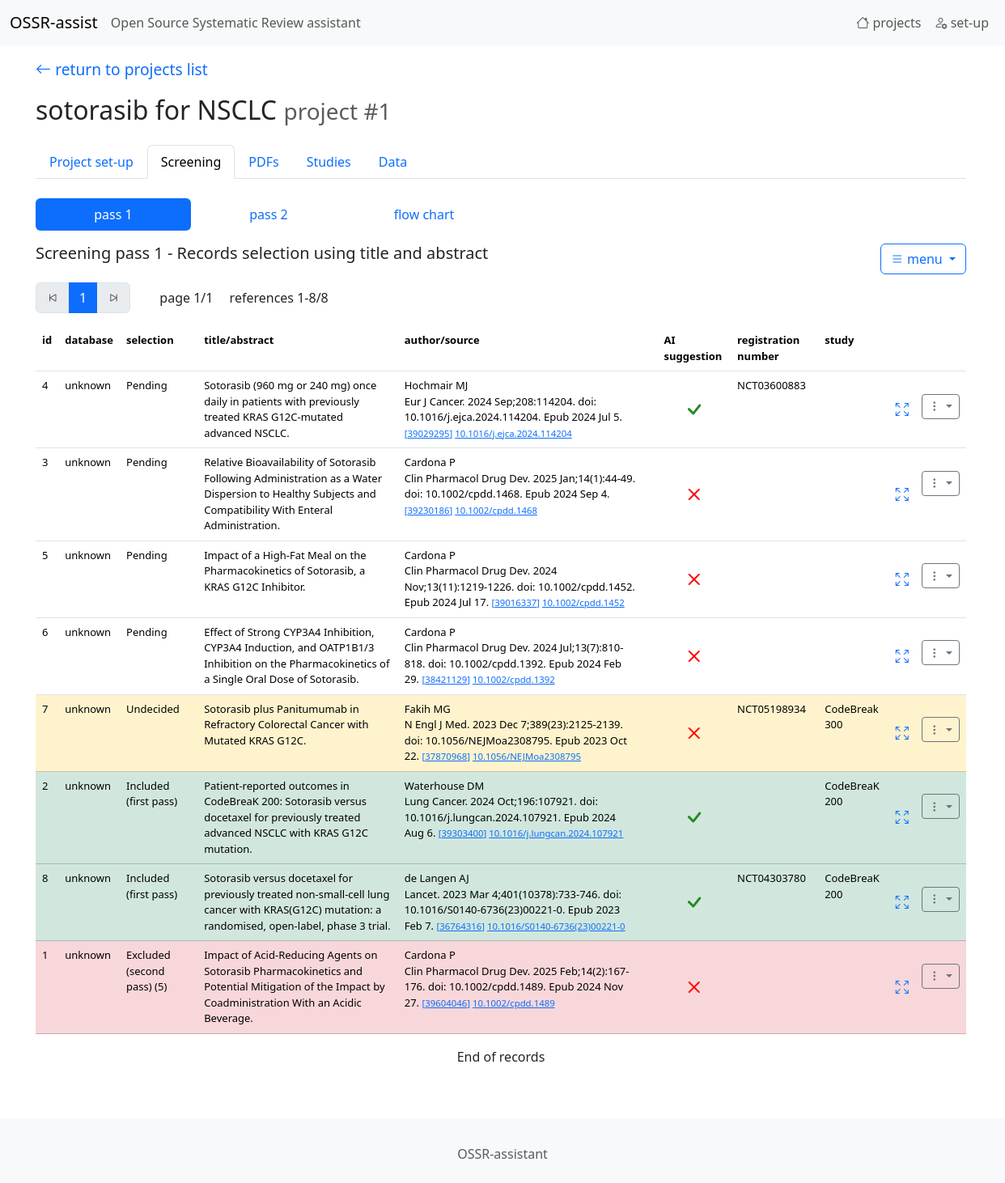
The app's page /records/list/1/, older data.
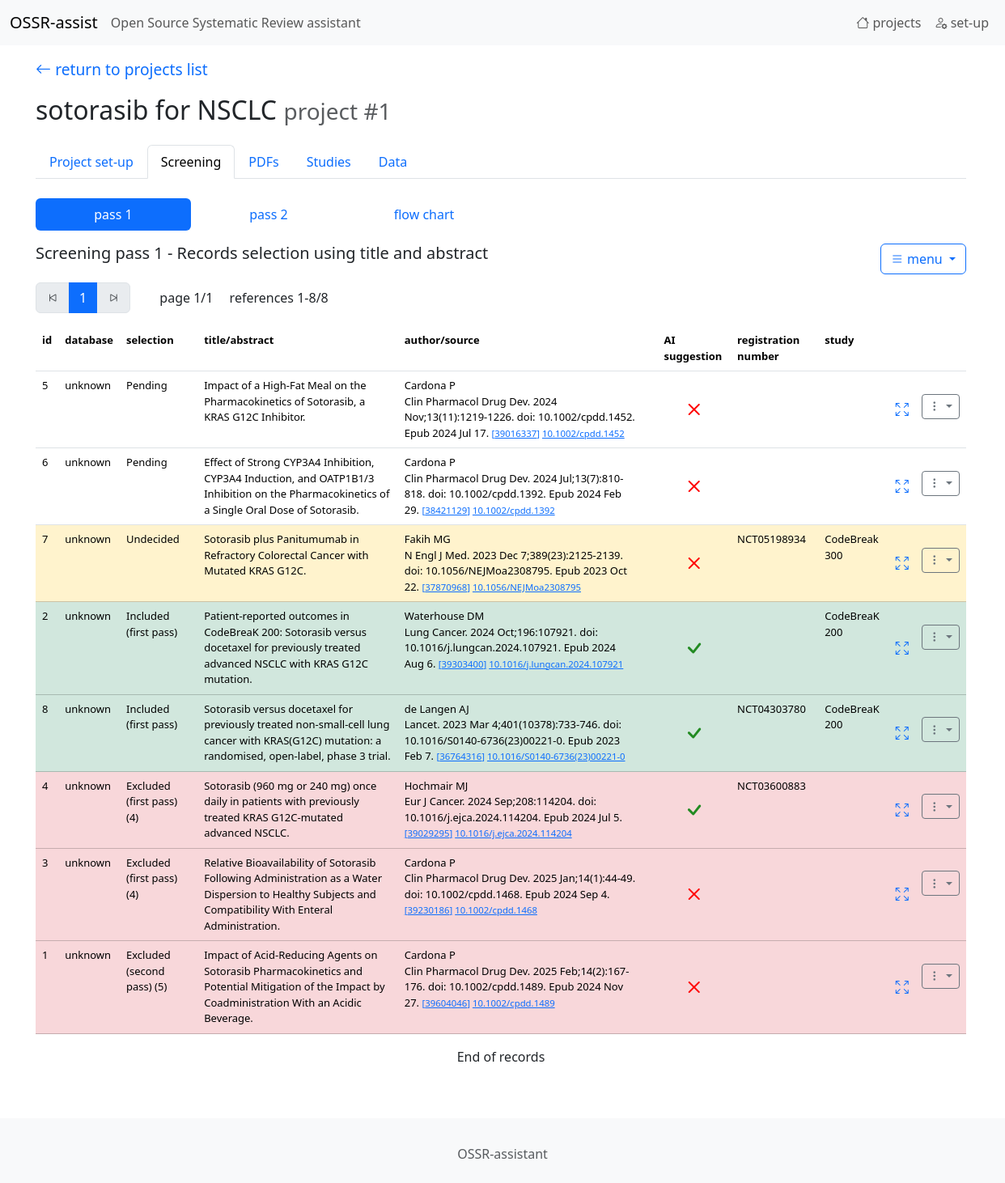
The same page, newer data.
### tables this page shows
CREATE TABLE "projects"
(
    id                   integer
        constraint projects_pk
            primary key autoincrement,
    name                 TEXT,
    green_words          TEXT default "",
    red_words            TEXT default "",
    eligibility_criteria TEXT default "",
    type_of_study        INT  default 0
, prompt_selection_user TEXT default "", prompt_selection_system TEXT);

CREATE TABLE "records"
(
    id                  integer
        constraint records_pk
            primary key,
    project             integer,
    pmid                integer,
    DOI                 TEXT,
    source              TEXT,
    abstract            TEXT,
    AI_decision         integer default 0,
    AI_answer           TEXT,
    url                 TEXT,
    registration_number TEXT,
    acronym             TEXT,
    author1             TEXT,
    title               TEXT,
    selection           integer default 0,
    exclusion_reason    integer default 0,
    database            integer default 0
);

CREATE TABLE studies
(
    id      integer
        constraint studies_pk
            primary key autoincrement,
    name    TEXT,
    project integer
, registration_number TEXT);

### app.py (the view)
@app.route('/records/list/<int:project_id>/', defaults={'pass_number': 1, 'page': 1})
@app.route('/records/list/<int:project_id>/<int:pass_number>/', defaults={'page': 1})
@app.route('/records/list/<int:project_id>/<int:pass_number>/<int:page>')
def endpoint_records_list(project_id, pass_number, page):
    return records_list(project_id, pass_number, page)

### AI_utils.py (called while the page is built)
def is_API_KEY_available(llm_name):
    if llm_name == "openai":
        if "OPENAI_API_KEY" in os.environ and os.environ["OPENAI_API_KEY"]!="": return True
    elif llm_name == "claude":
        if "ANTHROPIC_API_KEY" in os.environ and os.environ["ANTHROPIC_API_KEY"] != "": return True
    elif llm_name == "deepseek":
        if "HYPERBOLIC_API_KEY" in os.environ and os.environ["HYPERBOLIC_API_KEY"] != "": return True
    elif llm_name == "mistral":
        if "MISTRAL_API_KEY" in os.environ and os.environ["MISTRAL_API_KEY"] != "": return True
    return False

def is_primary_LLM_available():
    if current_app.config["LLM_NAME"] is None or current_app.config["LLM_NAME"].strip()=="": return False
    llm_name = current_app.config["LLM_NAME"]
    if is_API_KEY_available(llm_name): return True
    return False

### records.py (called while the page is built)
def format_AI_screening_suggestion(s):
    if s is None: return ""
    if type(s) is str:
        s = s.replace('\n', "<br/>").replace('"','\'')
    else:
        s = s.decode('utf-8').replace('\n', "<br/>").replace('"','\'')
    s = s.replace('\n', "<br/>")
    s = re.sub(r'\bstudy is eligible\b', f"<span style='color: green; font-weight: bold;'>study is eligible</span>", s, flags=re.IGNORECASE)
    s = re.sub(r'\bstudy is not eligible\b', f"<span style='color: red; font-weight: bold;'>study is not eligible</span>", s, flags=re.IGNORECASE)
    return s

### utils.py (called while the page is built)
def get_db_connection():
    conn = sqlite3.connect(DB_PATH)
    conn.row_factory = sqlite3.Row
    return conn

def sql_select_fetchone(sql, parameters):
    with get_db_connection() as con:
        cur = con.cursor()
        res = cur.execute(sql, parameters)
        r = res.fetchone()
    return r

def sql_select_fetchall(sql, parameters):
    con = sqlite3.connect(DB_PATH)
    con.row_factory = sqlite3.Row
    cur = con.cursor()
    res = cur.execute(sql, parameters)
    rows = res.fetchall()
    columns = [column[0] for column in cur.description]
    result = [dict(zip(columns, row)) for row in rows]
    cur.close()
    con.close()
    return result

def get_project_name(project_id):
    sql = "SELECT name, type_of_study, eligibility_criteria FROM projects WHERE id=?"
    r = sql_select_fetchone(sql, (project_id,))
    project_name = r['name']
    study_type = r['type_of_study']
    eligibility_criteria_empty = (r['eligibility_criteria'] is None or r['eligibility_criteria'].strip() == "")
    return project_name, study_type, eligibility_criteria_empty

### templates/records_list.html (shortened to what this page needs)
{% extends 'base.html' %}
{% block content %}
    {% set page = 'screening' %}
    {% include '_navbar1.html' %}
    <div class="mb-3">
        <ul class="nav nav-pills">
            <li class="nav-item">
                <a class="nav-link {% if pass_number==1 %}active{% endif %}" href="/records/list/{{ project_id }}/1/1"
                   style="width: 12rem; text-align: center;">pass 1</a>
            </li>
            <li class="nav-item">
                <a class="nav-link {% if pass_number==2 %}active{% endif %}" href="/records/list/{{ project_id }}/2/1"
                   style="width: 12rem; text-align: center;">pass 2</a>
            </li>
            <li class="nav-item">
                <a class="nav-link" href="/records/flowchart/{{ project_id }}"
                   style="width: 12rem; text-align: center;">flow chart</a>
            </li>
        </ul>
    </div>
    <h5 class="mt-0 mb-4">
        <div class="dropdown" style="float: right; ">
            <button class="btn btn-outline-primary dropdown-toggle" type="button" data-bs-toggle="dropdown"
                    aria-expanded="false">
                <i class="bi bi-list"></i> menu
            </button>
        </div>
        {% if pass_number==1 %}Screening pass 1 - Records selection using title and abstract{% endif %}
    </h5>
    {% if records %}
        <div>
            <nav aria-label="Page navigation example" style="display: inline-block;  vertical-align: center;">
                <ul class="pagination">
                    <li class="page-item">
                        <a class="page-link {% if i_page<=1 %}disabled{% endif %}"
                           href="/records/list/{{ project_id }}/{{ pass_number }}/{{ 1 }}" aria-label="Previous">
                            <i class="bi bi-skip-start"></i>
                        </a>
                    </li>
                    <li class="page-item"><a class="page-link active"
                                             href="/records/list/{{ project_id }}/{{ pass_number }}/{{ i_page }}">{{ i_page }}</a>
                    </li>
                    <li class="page-item">
                        <a class="page-link {% if i_page == n_page %}disabled{% endif %}"
                           href="/records/list/{{ project_id }}/{{ pass_number }}/{{ n_page }}" aria-label="Next">
                            <i class="bi bi-skip-end"></i>
                        </a>
                    </li>
                </ul>
            </nav>
            <div style="display: inline-block;  vertical-align: center; margin-left: 2em;">
                page {{ i_page }}/{{ n_page }}
            </div>
            <div style="display: inline-block;  vertical-align: center; margin-left: 1em;">
                references {{ first_reference }}-{{ last_reference }}/{{ n_reference }}
            </div>
        </div>
        <table class="table table-condensed table-hover" style="font-size: small;">
            <tr>
                <th>id</th>
                <th>database</th>
                <th>selection</th>
                <th>title/abstract</th>
                <th>author/source</th>
                <th></th>
                <th>AI suggestion</th>
                <th>registration number</th>
                <th>study</th>
                <th></th>
                <th></th>
            </tr>
            {% for record in records %}
                <tr class="{{ record["selection_class"] }}">
                    <td>{{ record["id"] }}</td>
                    <td>{{ record["database"] }}</td>
                    <td>
                        {% if record["exclusion_reason"]!=0 %}
                            <span data-bs-toggle="popover" data-bs-title="Exclusion reason" data-bs-html="true"
                                  data-bs-placement="bottom" data-bs-trigger="hover" data-bs-container="body"
                                  data-bs-content="{{ record["exclusion_reason_text"] }}">
                        {{ record["selection_text"] }} ({{ record["selection"] }})
                    </span>
                        {% else %}
                            {{ record["selection_text"] }}
                        {% endif %}
                    </td>
                    <td>
                <span data-bs-toggle="popover" data-bs-title="Abstract" data-bs-html="true" data-bs-placement="bottom"
                      data-bs-trigger="hover" data-bs-container="body"
                      data-bs-custom-class="popover-custom"
                      data-bs-content="{{ record["abstract"] }}">
                    {{ record["title"] }}
                </span>
                    </td>
                    <td>
                        {{ record["author1"] }} <br/> {{ record["source"] }}
                        <small>
                            <a href="https://pubmed.ncbi.nlm.nih.gov/{{ record["pmid"] }}/"
                               target="_blank">[{{ record["pmid"] }}]</a>
                            <a href="https://doi.org/{{ record["DOI"] }}/" target="_blank">{{ record["DOI"] }}</a>
                        </small>
                    </td>
                    <td>
                    </td>
                    <td class="align-middle text-center">
                        <span data-bs-toggle="popover" data-bs-title="AI screening" data-bs-html="true"
                              data-bs-placement="bottom" data-bs-trigger="hover" data-bs-container="body"
                              data-bs-custom-class="popover-custom"
                              data-bs-content="{{ record["AI_answer"] | safe }}">
                            {{ record["AI_decision"] | safe }}
                        </span>
                    </td>
                    <td>{{ record["registration_number"] }}</td>
                    <td>
                        {% if record["study_name"] is not none %}
                            {% if record["study_name"] =="create study" %}
                                <a href="/records/create_study/{{ project_id }}/{{ record["id"] }}/{{ pass_number }}">create
                                    study</a>
                            {% else %}
                                {{ record["study_name"] }}
                            {% endif %}
                        {% endif %}
                    </td>
                    <td class="" style="vertical-align: middle;">
                        {% if pass_number==1 %}
                            <a href="/records/screening_pass1_window/{{ record["id"] }}/{{ project_id }}"><i
                                    class="bi bi-arrows-fullscreen" style="font-size: 1rem;"></i></a>
                        {% else %}
                            <a href="/records/screening_pass2_window/{{ record["id"] }}/{{ project_id }}"><i
                                    class="bi bi-arrows-fullscreen" style="font-size: 1rem;"></i></a>
                        {% endif %}
                    </td>
                    <td class="" style="margin-right: 2em; vertical-align: center;">&nbsp;
                        <div class="dropdown align-middle">
                            <button class="btn btn-outline-secondary btn-sm dropdown-toggle" type="button"
                                    data-bs-toggle="dropdown" aria-expanded="false">
                                <i class="bi bi-three-dots-vertical"></i>
                            </button>
                        </div>
                    </td>
                </tr>
            {% endfor %}
        </table>
    {% endif %}
    <p class="text-center">
        {% if (i_page + 1) <= n_page %}
            <a class="btn btn-outline-primary" href="/records/list/{{ project_id }}/{{ pass_number }}/{{ i_page + 1 }}">
                Next <i class="bi bi-arrow-right"></i>
            </a>
        {% else %}
            End of records
        {% endif %}
    </p>
{% endblock %}

### templates/base.html (shortened to what this page needs)
<!DOCTYPE html>
<html lang="en" class="min-vh-100">
<head>
    <link rel="stylesheet" href="{{ url_for('static',filename='ccs1.css') }}">
    <link href="https://cdn.jsdelivr.net/npm/bootstrap@5.3.5/dist/css/bootstrap.min.css" rel="stylesheet">
    <link rel="stylesheet" href="https://cdn.jsdelivr.net/npm/bootstrap-icons@1.11.3/font/bootstrap-icons.min.css">
</head>
<body class="d-flex flex-column min-vh-100">
<nav class="navbar navbar-expand-lg bg-body-tertiary">
  <div class="container-fluid">
    <a class="navbar-brand" href="{{ url_for('endpoint_home')}}">OSSR-assist </a>
      <span class="navbar-text">Open Source Systematic Review assistant</span>
    <div class="collapse navbar-collapse" id="navbarSupportedContent">
      <ul class="navbar-nav navbar-right mb-2 mb-lg-0">
            <li class="nav-item">
                <a class="nav-link " aria-current="page" href="{{ url_for('endpoint_home')}}"><i class="bi bi-house"></i> projects</a>
            </li>
            <li class="nav-item">
                <a href="/setup" class="nav-link " >
                    <i class="bi bi-person-gear"></i> set-up
                </a>
            </li>
      </ul>
    </div>
  </div>
</nav>
<div class="container-fluid flex-grow-1" style="margin-left: 2em; padding-right: 5em; margin-right: 5em;" role="alert">
{%  block content %}{% endblock %}
</div>
<br/><br/>
<footer class="footer mt-auto py-4 bg-light" >
    <div class="container">
        <div class="row">
            <div class="col text-center">
                <p class="mt-2 mb-0 text-muted">OSSR-assistant</p>
            </div>
        </div>
    </div>
</footer>
</body>
</html>

### templates/_navbar1.html (shortened to what this page needs)
<p class="mt-3 mb-3">
    <a href="{{ url_for('endpoint_home')}}" class="return_arrow">
    <i class="bi bi-arrow-left"></i> return to projects list
    </a>
</p>
<h2>
    {{ project_name }}
    <small class="text-body-secondary">project #{{ project_id }}</small>
</h2>
<ul class="nav nav-tabs mb-4 mt-4">
  <li class="nav-item">
    <a class="nav-link {% if page=='setup' %}active{% endif %}" href="/project/edit/{{ project_id }}">
        Project set-up
    </a>
  </li>
  <li class="nav-item">
    <a class="nav-link {% if page=='screening' %}active{% endif %}" href="/records/list/{{ project_id }}/1">Screening</a>
  </li>
  <li class="nav-item">
    <a class="nav-link {% if page=='pdf' %}active{% endif %}" href="/pdfs/list/{{ project_id }}">PDFs</a>
  </li>
  <li class="nav-item">
    <a class="nav-link {% if page=='studies' %}active{% endif %}" href="/studies/list/{{ project_id }}">Studies</a>
  </li>
  <li class="nav-item">
    <a class="nav-link {% if page=='data' %}active{% endif %}" href="/data/list1/{{ project_id }}">Data</a>
  </li>
</ul>

### static/ccs1.css (style rules this page uses)
a { text-decoration: none; }
.return_arrow { font-size: 1.2em; text-decoration: none; }

Row changes from the older to the newer data that the page shows:
changed records "Hochmair MJ": exclusion_reason 0 → 7 (drawn); selection (not shown) → "4"; selection_text "Pending" → "Excluded (first pass)"; moves down the list
changed records "10.1002/cpdd.1468": exclusion_reason 0 → 5 (drawn); selection (not shown) → "4"; selection_text "Pending" → "Excluded (first pass)"; moves down the list
